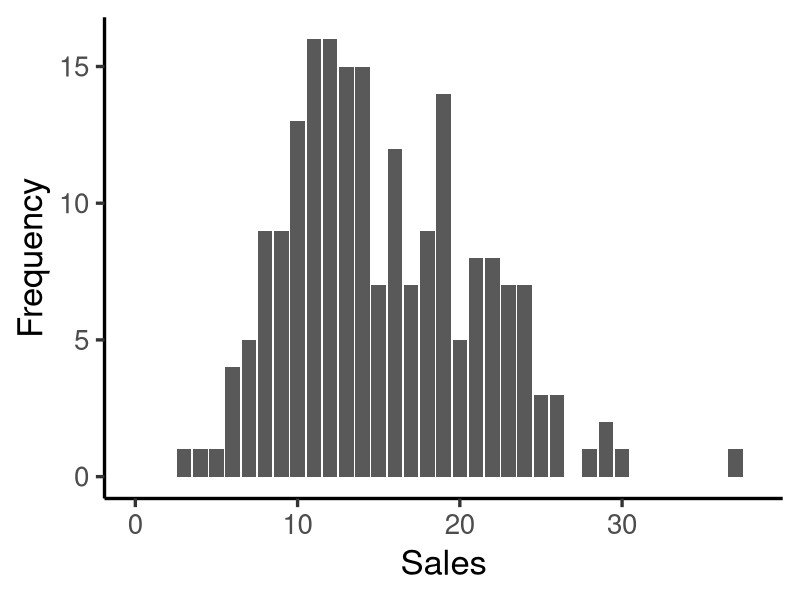

This chart was generated by the following R code:
# Script: Poisson_Regression_Analysis.R
# Description: This script generates synthetic sales data and fits a Poisson regression model.

# Load necessary library
library(tidyverse)
library(mgcv)

# Set seed for reproducibility
set.seed(99)

# Flag to control image generation
generate_pdf <- FALSE  # Set to TRUE to save the plot

# Number of observations
n_obs <- 200

# Generate synthetic data
new_data <- tibble(
  review_score = round(runif(n_obs, min = 3, max = 5), 1),  # Random review scores between 3 and 5
  price = rnorm(n_obs, 70, 10),  # Random price
  promotion = sample(c("Yes", "No"), size = n_obs, replace = TRUE),  # Random promotion status
  purchases = rpois(n_obs, lambda = 7 * (review_score - 2) + ifelse(promotion == "Yes", 2, 0))  # Poisson-distributed purchases
)

# Display the first few rows of the generated data
print(head(new_data))

# Plot histogram of purchases
poisson_plot <- ggplot(data = new_data, aes(x = purchases)) +
  theme_classic(base_size = 25) +
  xlim(0, 38) +
  geom_bar() +
  xlab("Sales") +
  ylab("Frequency")

# Save plot if enabled
if (generate_pdf) {
  ggsave("poisson_plot.png", plot = poisson_plot, width = 8, height = 8)
}

# Display the plot
poisson_plot

# Fit Poisson regression model
mod <- gam(data = new_data, family = poisson(link = "log"), 
           formula = purchases ~ review_score + promotion + price)

# Print model summary
print(summary(mod))
